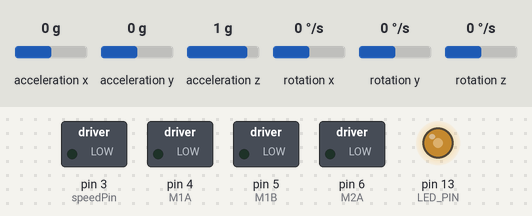
Recording of a sketch running on a simulated Arduino Leonardo, built with avr-gcc and run on an emulated ATmega32U4. Parts: switched loads named in the sketch (green lamp = pin HIGH), output pins drawn as LEDs (lit = HIGH). The inputs (shaded band) are chosen by the test bench; at power-on: acceleration y 0 g, acceleration x 0 g, acceleration z 1 g, rotation x 0 °/s, rotation y 0 °/s, rotation z 0 °/s. The sensor or clock chip raises its interrupt line as the real part does.

Above: at 1.7 s.
1.8 s: acceleration y set to -1.4 g
At 2.6 s:
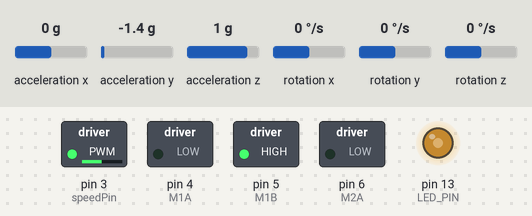
3.3 s: acceleration y set to 0.1 g
At 5.2 s:
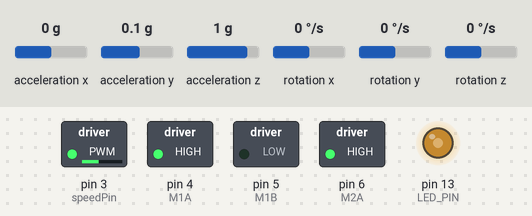
6.3 s: acceleration y set to 0 g
At 7.2 s:
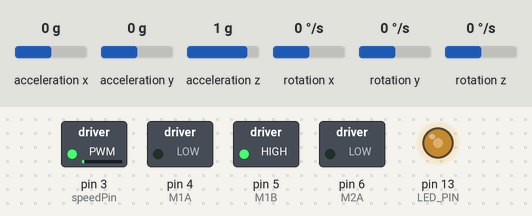
7.8 s: acceleration y set to -0.8 g
At 9.0 s:
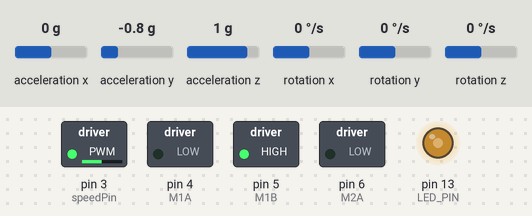
9.3 s: acceleration y set to 0.8 g
At 10.3 s:
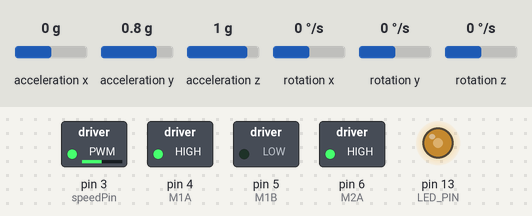
Timing chart, 0 to 11.8 s (numbered marks = the images above; inputs shaded):
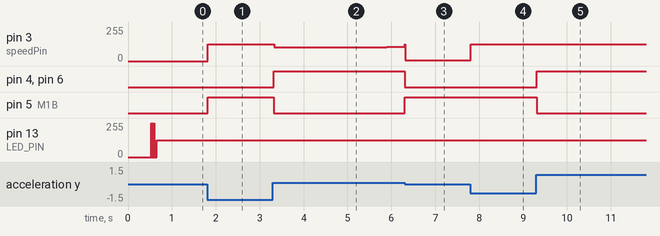

The sketch:

BalancingBot.ino
```cpp
// I2C device class (I2Cdev) demonstration Arduino sketch for MPU6050 class using DMP (MotionApps v2.0)
// 6/21/2012 by Jeff Rowberg <jeff@rowberg.net>
// Updates should (hopefully) always be available at https://github.com/jrowberg/i2cdevlib
//
// Changelog:
//      2013-05-08 - added seamless Fastwire support
//                 - added note about gyro calibration
//      2012-06-21 - added note about Arduino 1.0.1 + Leonardo compatibility error
//      2012-06-20 - improved FIFO overflow handling and simplified read process
//      2012-06-19 - completely rearranged DMP initialization code and simplification
//      2012-06-13 - pull gyro and accel data from FIFO packet instead of reading directly
//      2012-06-09 - fix broken FIFO read sequence and change interrupt detection to RISING
//      2012-06-05 - add gravity-compensated initial reference frame acceleration output
//                 - add 3D math helper file to DMP6 example sketch
//                 - add Euler output and Yaw/Pitch/Roll output formats
//      2012-06-04 - remove accel offset clearing for better results (thanks Sungon Lee)
//      2012-06-01 - fixed gyro sensitivity to be 2000 deg/sec instead of 250
//      2012-05-30 - basic DMP initialization working

/* ============================================
I2Cdev device library code is placed under the MIT license
Copyright (c) 2012 Jeff Rowberg

Permission is hereby granted, free of charge, to any person obtaining a copy
of this software and associated documentation files (the "Software"), to deal
in the Software without restriction, including without limitation the rights
to use, copy, modify, merge, publish, distribute, sublicense, and/or sell
copies of the Software, and to permit persons to whom the Software is
furnished to do so, subject to the following conditions:

The above copyright notice and this permission notice shall be included in
all copies or substantial portions of the Software.

THE SOFTWARE IS PROVIDED "AS IS", WITHOUT WARRANTY OF ANY KIND, EXPRESS OR
IMPLIED, INCLUDING BUT NOT LIMITED TO THE WARRANTIES OF MERCHANTABILITY,
FITNESS FOR A PARTICULAR PURPOSE AND NONINFRINGEMENT. IN NO EVENT SHALL THE
AUTHORS OR COPYRIGHT HOLDERS BE LIABLE FOR ANY CLAIM, DAMAGES OR OTHER
LIABILITY, WHETHER IN AN ACTION OF CONTRACT, TORT OR OTHERWISE, ARISING FROM,
OUT OF OR IN CONNECTION WITH THE SOFTWARE OR THE USE OR OTHER DEALINGS IN
THE SOFTWARE.
===============================================
*/

// I2Cdev and MPU6050 must be installed as libraries, or else the .cpp/.h files
// for both classes must be in the include path of your project
#include "I2Cdev.h"

#include "MPU6050_6Axis_MotionApps20.h"

#include <PID_v1.h>
//#include "MPU6050.h" // not necessary if using MotionApps include file

// Arduino Wire library is required if I2Cdev I2CDEV_ARDUINO_WIRE implementation
// is used in I2Cdev.h
#if I2CDEV_IMPLEMENTATION == I2CDEV_ARDUINO_WIRE
    #include "Wire.h"
#endif

// class default I2C address is 0x68
// specific I2C addresses may be passed as a parameter here
// AD0 low = 0x68 (default for SparkFun breakout and InvenSense evaluation board)
// AD0 high = 0x69
MPU6050 mpu;
//MPU6050 mpu(0x69); // <-- use for AD0 high

//Define Variables we'll be connecting to
double angleSetpoint=0, inputAngle, outputPWM;
float Kp=20, Ki=0.16, Kd=1;
float pwmVal;


int M1A=4,M1B=5, M2A=6, M2B=7;
int speedPin=3;

//Specify the links and initial tuning parameters
PID balanceBotPID(&inputAngle, &outputPWM, &angleSetpoint,Kp,Ki,Kd, DIRECT);

/* =========================================================================
   NOTE: In addition to connection 3.3v, GND, SDA, and SCL, this sketch
   depends on the MPU-6050's INT pin being connected to the Arduino's
   external interrupt #0 pin. On the Arduino Uno and Mega 2560, this is
   digital I/O pin 2.
 * ========================================================================= */

/* =========================================================================
   NOTE: Arduino v1.0.1 with the Leonardo board generates a compile error
   when using Serial.write(buf, len). The Teapot output uses this method.
   The solution requires a modification to the Arduino USBAPI.h file, which
   is fortunately simple, but annoying. This will be fixed in the next IDE
   release. For more info, see these links:

   http://arduino.cc/forum/index.php/topic,109987.0.html
   http://code.google.com/p/arduino/issues/detail?id=958
 * ========================================================================= */


#define LED_PIN 13 // (Arduino is 13, Teensy is 11, Teensy++ is 6)
bool blinkState = false;

// MPU control/status vars
bool dmpReady = false;  // set true if DMP init was successful
uint8_t mpuIntStatus;   // holds actual interrupt status byte from MPU
uint8_t devStatus;      // return status after each device operation (0 = success, !0 = error)
uint16_t packetSize;    // expected DMP packet size (default is 42 bytes)
uint16_t fifoCount;     // count of all bytes currently in FIFO
uint8_t fifoBuffer[64]; // FIFO storage buffer

// orientation/motion vars
Quaternion q;           // [w, x, y, z]         quaternion container
VectorFloat gravity;    // [x, y, z]            gravity vector
float euler[3];         // [psi, theta, phi]    Euler angle container
float ypr[3];           // [yaw, pitch, roll]   yaw/pitch/roll container and gravity vector


// ================================================================
// ===               INTERRUPT DETECTION ROUTINE                ===
// ================================================================

volatile bool mpuInterrupt = false;     // indicates whether MPU interrupt pin has gone high
void dmpDataReady() {
    mpuInterrupt = true;
}


// ================================================================
// ===                      INITIAL SETUP                       ===
// ================================================================

void setup() {
    // join I2C bus (I2Cdev library doesn't do this automatically)
    #if I2CDEV_IMPLEMENTATION == I2CDEV_ARDUINO_WIRE
        Wire.begin();
        TWBR = 24; // 400kHz I2C clock (200kHz if CPU is 8MHz)
    #elif I2CDEV_IMPLEMENTATION == I2CDEV_BUILTIN_FASTWIRE
        Fastwire::setup(400, true);
    #endif
    pinMode(M1A, OUTPUT);
    pinMode(M1B, OUTPUT);
    pinMode(M2A, OUTPUT);
    pinMode(M2A, OUTPUT);

    // initialize serial communication
    // (115200 chosen because it is required for Teapot Demo output, but it's
    // really up to you depending on your project)
    Serial.begin(115200);
    while (!Serial); // wait for Leonardo enumeration, others continue immediately

    // NOTE: 8MHz or slower host processors, like the Teensy @ 3.3v or Ardunio
    // Pro Mini running at 3.3v, cannot handle this baud rate reliably due to
    // the baud timing being too misaligned with processor ticks. You must use
    // 38400 or slower in these cases, or use some kind of external separate
    // crystal solution for the UART timer.

    // initialize device
    //Serial.println(F("Initializing I2C devices..."));
    mpu.initialize();

    // verify connection
    //Serial.println(F("Testing device connections..."));
    //Serial.println(mpu.testConnection() ? F("MPU6050 connection successful") : F("MPU6050 connection failed"));


    // load and configure the DMP
    //Serial.println(F("Initializing DMP..."));
    devStatus = mpu.dmpInitialize();

    // supply your own gyro offsets here, scaled for min sensitivity
    mpu.setXGyroOffset(220);
    mpu.setYGyroOffset(76);
    mpu.setZGyroOffset(-85);
    mpu.setZAccelOffset(1788); // 1688 factory default for my test chip

    // make sure it worked (returns 0 if so)
    if (devStatus == 0) {
        // turn on the DMP, now that it's ready
        //Serial.println(F("Enabling DMP..."));
        mpu.setDMPEnabled(true);

        // enable Arduino interrupt detection
        //Serial.println(F("Enabling interrupt detection (Arduino external interrupt 0)..."));
        attachInterrupt(0, dmpDataReady, RISING);
        mpuIntStatus = mpu.getIntStatus();

        // set our DMP Ready flag so the main loop() function knows it's okay to use it
        //Serial.println(F("DMP ready! Waiting for first interrupt..."));
        dmpReady = true;

        // get expected DMP packet size for later comparison
        packetSize = mpu.dmpGetFIFOPacketSize();
    } else {
        // ERROR!
        // 1 = initial memory load failed
        // 2 = DMP configuration updates failed
        // (if it's going to break, usually the code will be 1)
        //Serial.print(F("DMP Initialization failed (code "));
        //Serial.print(devStatus);
        //Serial.println(F(")"));
    }

    // configure LED for output
    pinMode(LED_PIN, OUTPUT);
    balanceBotPID.SetOutputLimits(-125,125);
    balanceBotPID.SetMode(AUTOMATIC);
    balanceBotPID.SetSampleTime(10);

}


// ================================================================
// ===                    MAIN PROGRAM LOOP                     ===
// ================================================================

void loop() {
    // if programming failed, don't try to do anything
    if (!dmpReady) return;

    // wait for MPU interrupt or extra packet(s) available
    while (!mpuInterrupt && fifoCount < packetSize) {
        // other program behavior stuff here
        // .
        // .
        // .
        // if you are really paranoid you can frequently test in between other
        // stuff to see if mpuInterrupt is true, and if so, "break;" from the
        // while() loop to immediately process the MPU data
        // .
        // .
        // .
    }

    // reset interrupt flag and get INT_STATUS byte
    mpuInterrupt = false;
    mpuIntStatus = mpu.getIntStatus();

    // get current FIFO count
    fifoCount = mpu.getFIFOCount();

    // check for overflow (this should never happen unless our code is too inefficient)
    if ((mpuIntStatus & 0x10) || fifoCount == 1024) {
        // reset so we can continue cleanly
        mpu.resetFIFO();
        //Serial.println(F("FIFO overflow!"));

    // otherwise, check for DMP data ready interrupt (this should happen frequently)
    } else if (mpuIntStatus & 0x02) {
        // wait for correct available data length, should be a VERY short wait
        while (fifoCount < packetSize) fifoCount = mpu.getFIFOCount();

        // read a packet from FIFO
        mpu.getFIFOBytes(fifoBuffer, packetSize);

        // track FIFO count here in case there is > 1 packet available
        // (this lets us immediately read more without waiting for an interrupt)
        fifoCount -= packetSize;


            // display Euler angles in degrees
            mpu.dmpGetQuaternion(&q, fifoBuffer);
            mpu.dmpGetGravity(&gravity, &q);
            mpu.dmpGetYawPitchRoll(ypr, &q, &gravity);
            //Serial.print("ypr\t");
            //Serial.print(ypr[0] * 180/M_PI);
            //Serial.print("\t");
            //Serial.print(ypr[1] * 180/M_PI);
            //Serial.print("\t");
            //Serial.print("Angle: ");
            //Serial.print(inputAngle);
            //Serial.print(",");
            //Serial.println(ypr[2] * 180/M_PI);


            //Serial.println(ypr[2] * 180/M_PI);
            inputAngle=ypr[2] * 180/M_PI;
            balanceBotPID.Compute();

            //Serial.print("\toutputPWM: ");
            //Serial.print(outputPWM);

            if(outputPWM>0)
            {
              moveForward();
              setMotorSpeed((int)outputPWM);
              //Serial.print("\tMoving Forward");
            }
            else if(outputPWM<0)
            {
              moveBackward();
              setMotorSpeed((int)outputPWM*-1);
              //Serial.print("\tMoving Backward");
            }


        // blink LED to indicate activity
        blinkState = !blinkState;
        digitalWrite(LED_PIN, blinkState);
//        delay(10);
    }
}

void setMotorSpeed(int speedPWM )
{
  analogWrite(speedPin, speedPWM);
  //Serial.print("***");
  //Serial.println(speedPWM);


}

void moveBackward()
{
 // analogWrite(enable1, 0);
  //analogWrite(enable2, 0);
  digitalWrite(M1A, 1);
  digitalWrite(M2A, 1);
  digitalWrite(M1B, 0);
  digitalWrite(M2B, 0);


}

void moveForward()
{
 // digitalWrite(enable1, 0);
  //digitalWrite(enable2, 0);
  digitalWrite(M1A, 0);
  digitalWrite(M2A, 0);
  digitalWrite(M1B, 1);
  digitalWrite(M2B, 1);

}
void serialEvent() {
  while (Serial.available()) {
    // get the new byte:
    char inChar = (char)Serial.read();

    if (inChar == '\n') {
      //stringComplete = true;
    }
  }
}
```

Measured:
- the behaviour switches between 0.1 and 0 g on acceleration y (found by bisection; images 2 and 3)
- after the input at 1.8 s, pin 3 (speedPin): 0/255 → 125/255 at once; pin 5 (M1B): LOW → HIGH at once
- after the input at 3.3 s, pin 3 (speedPin): 125/255 → 104/255 at once, → 105/255 1.1 s later, → 106/255 1.4 s later; pin 4 (M1A), pin 6 (M2A): LOW → HIGH at once; pin 5 (M1B): HIGH → LOW at once
- after the input at 6.3 s, pin 3 (speedPin): 106/255 → 7/255 at once; pin 4 (M1A), pin 6 (M2A): HIGH → LOW at once; pin 5 (M1B): LOW → HIGH at once
- after the input at 7.8 s, pin 3 (speedPin): 7/255 → 125/255 at once
- after the input at 9.3 s, pin 4 (M1A), pin 6 (M2A): LOW → HIGH at once; pin 5 (M1B): HIGH → LOW at once
